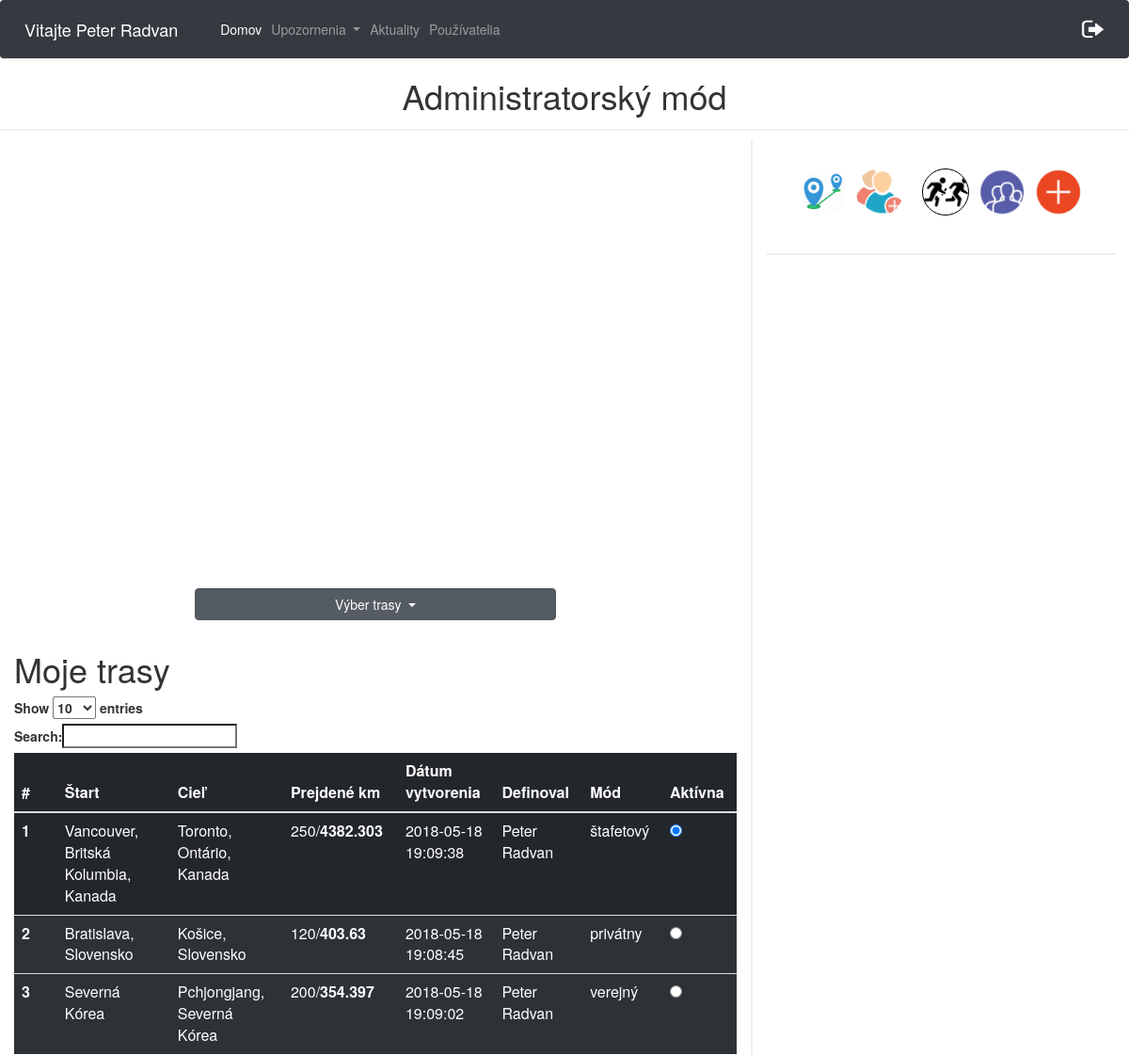
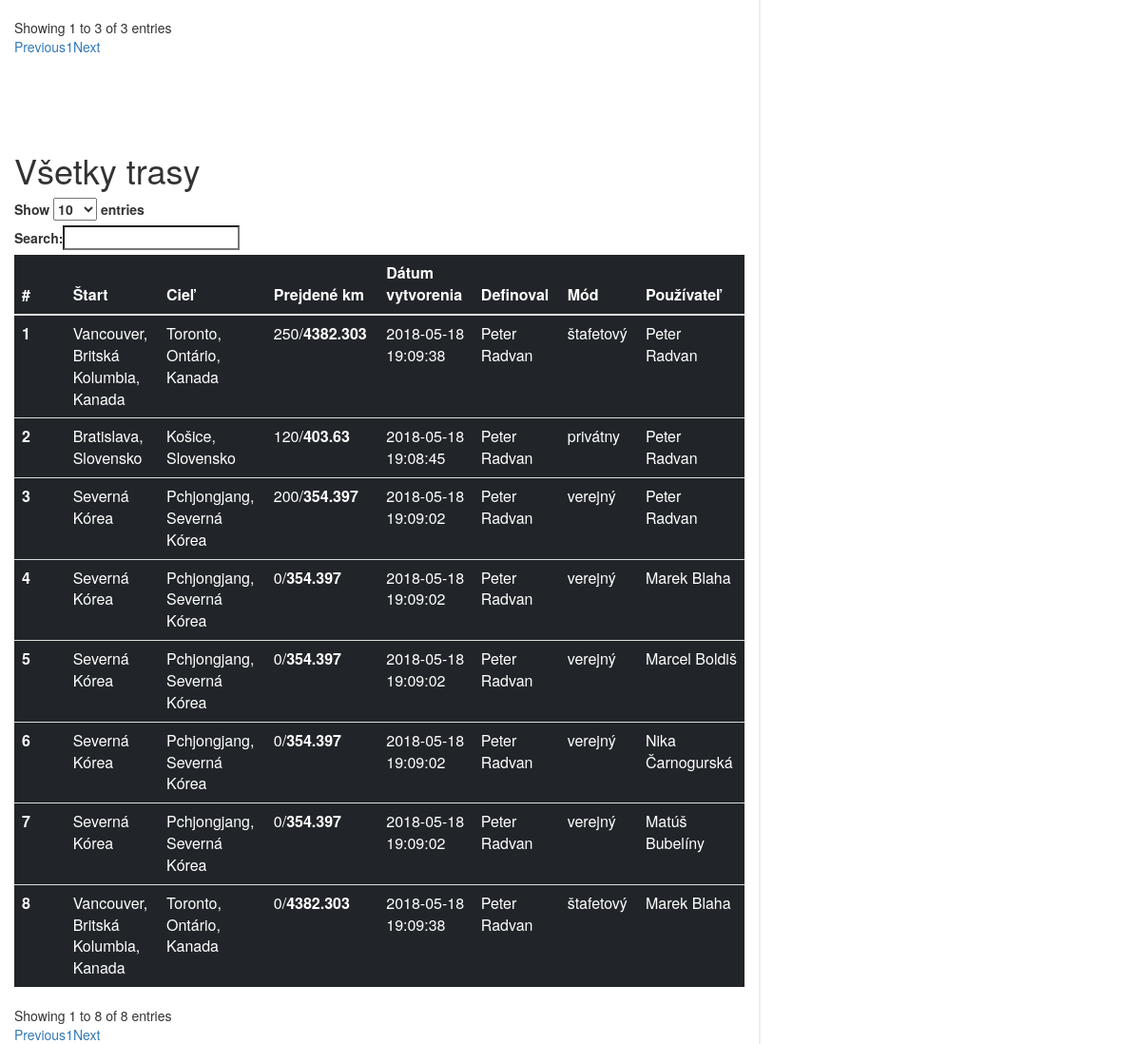
Screenshot of /cestyAdmin.php (signed in) with the database file from the repository (2 pictures, top to bottom).
### tables this page shows
CREATE TABLE `pouzivatelia` (
  `id` int(11) NOT NULL,
  `meno` varchar(20) NOT NULL,
  `priezvisko` varchar(20) NOT NULL,
  `email` varchar(40) NOT NULL,
  `heslo` varchar(60) NOT NULL,
  `stredna_skola` varchar(40) NOT NULL,
  `stredna_skola_adresa` varchar(60) NOT NULL,
  `ulica` varchar(40) NOT NULL,
  `psc` varchar(10) NOT NULL,
  `obec` varchar(40) NOT NULL,
  `rola` varchar(10) NOT NULL DEFAULT 'user',
  `odoberatel` tinyint(1) NOT NULL DEFAULT '0',
  `prve_prihlasenie` int(11) NOT NULL DEFAULT '0',
  `id_timu` int(11) DEFAULT NULL
);

CREATE TABLE `trasa_pouzivatel` (
  `id` int(11) NOT NULL,
  `id_pouzivatel` int(11) NOT NULL,
  `id_trasa` int(11) NOT NULL,
  `prejdene_km` int(11) NOT NULL,
  `aktivna_trasa` int(11) NOT NULL
);

CREATE TABLE `trasa` (
  `id` int(10) UNSIGNED NOT NULL,
  `start_nazov` varchar(50) NOT NULL,
  `start_lat` varchar(20) NOT NULL,
  `start_long` varchar(20) NOT NULL,
  `ciel_nazov` varchar(50) NOT NULL,
  `ciel_lat` varchar(20) NOT NULL,
  `ciel_long` varchar(20) NOT NULL,
  `celkove_km` double NOT NULL,
  `datum_vytvorenia` datetime NOT NULL,
  `mod_trasy` varchar(20) NOT NULL,
  `id_user` int(11) NOT NULL,
  `vytvoril` varchar(100) NOT NULL
);

### cestyAdmin.php (the view, shortened to what this page needs)
<html>
<head>
    <link rel="stylesheet" href="https://maxcdn.bootstrapcdn.com/bootstrap/4.0.0/css/bootstrap.min.css">
    <link rel="stylesheet" type="text/css" href="https://maxcdn.bootstrapcdn.com/bootstrap/3.3.7/css/bootstrap.min.css">
    <link rel="stylesheet" type="text/css" href="https://cdn.datatables.net/1.10.16/css/dataTables.bootstrap.min.css">
    <link rel="stylesheet" href="./css/cesty.css">
</head>
<body>
<nav class="navbar navbar-expand-lg  navbar-dark bg-dark">
        <span class="navbar-brand" >
            <?php
            $conn = new mysqli($servername, $username, $password, $dbname);
            $conn->set_charset("UTF8");
            $email= $_SESSION['email'];
            $query="SELECT meno, priezvisko from pouzivatelia WHERE email='$email'";
            $result = mysqli_query($conn,$query);
            while ($data = mysqli_fetch_array($result)){
                echo "Vitajte ".$data['meno']." ".$data['priezvisko'];
            }
            ?>
        </span>
    <div class="collapse navbar-collapse" id="navbarSupportedContent">
        <ul class="navbar-nav mr-auto">
            <li class="nav-item active">
                <a class="nav-link" href="cestyAdmin.php">Domov</a>
            </li>
            <li class="nav-item dropdown">
                <a class="nav-link dropdown-toggle" href="#" id="navbarDropdown" role="button" data-toggle="dropdown" aria-haspopup="true" aria-expanded="false">
                    Upozornenia
                </a>
            </li>
            <li class="nav-item">
                <a class="nav-link" href="aktuality.php">
                    Aktuality
                </a>
            </li>
            <li class="nav-item" id="registracia" style="display: none;">
                <a class="nav-link" href="registraciaPouzivatela.php">
                    Používatelia
                </a>
            </li>
        </ul>
        <ul class="nav navbar-nav navbar-right">
            <li><a href="aktuality.php?odhlasenie='1'"><img src="logOut.png" width="25px" height="20px"></a></li>
        </ul>
    </div>
</nav>
<h1 class="adminMode">Administratorský mód</h1>
<div class="row">
    <div class="col-8 leftCol">
        <div id="myMap" style="height: 400px; width: 70%"></div>
        <div class="dropdown show " id="trasyId">
            <a class="btn btn-secondary dropdown-toggle" href="#" role="button" id="dropdownMenuLink" data-toggle="dropdown" aria-haspopup="true" aria-expanded="false">
                Výber trasy
            </a>
            <?php
            $conn = new mysqli($servername, $username, $password, $dbname);
            $conn->set_charset("UTF8");
            $idU = $_SESSION['id'];
            $sql = "SELECT trasa.id as tid, pouzivatelia.id, trasa.start_nazov, trasa.ciel_nazov, trasa_pouzivatel.prejdene_km, trasa.celkove_km, trasa.datum_vytvorenia, trasa_pouzivatel.aktivna_trasa, trasa.mod_trasy, trasa.vytvoril
                    FROM trasa_pouzivatel
                    INNER JOIN trasa ON trasa.id = trasa_pouzivatel.id_trasa
                    INNER JOIN pouzivatelia on pouzivatelia.id = trasa_pouzivatel.id_pouzivatel
                    WHERE trasa_pouzivatel.id_pouzivatel = $idU ORDER BY aktivna_trasa DESC";
            ?>
        </div>
        <h1>Moje trasy</h1>
        <table class="table table-dark" id="privatneTrasy">
            <thead>
            <tr>
                <th scope="col">#</th>
                <th scope="col">Štart</th>
                <th scope="col">Cieľ</th>
                <th scope="col">Prejdené km</th>
                <th scope="col">Dátum vytvorenia</th>
                <th scope="col">Definoval</th>
                <th scope="col">Mód</th>
                <th scope="col">Aktívna</th>
            </tr>
            </thead>
            <tbody>
            <?php
            $i = 1;
            if ($result = $conn->query($sql)) {
                while ($row = $result->fetch_object()) {
                    echo "<tr>";
                    echo "<th scope='row'>$i <span class='spanId' >$row->id</span><span class='spanTid' >$row->tid</span></th>";
                    echo "<td>$row->start_nazov</td>";
                    echo "<td>$row->ciel_nazov</td>";
                    echo "<td>$row->prejdene_km/<b>$row->celkove_km</b></td>";
                    echo "<td>$row->datum_vytvorenia</td>";
                    echo "<td>$row->vytvoril</td>";
                    echo "<td>$row->mod_trasy</td>";
                    if($row->aktivna_trasa > 0){
                        echo "<td><input onclick='check($i)' class='radio' type='radio' checked> </td>";
                    }
                    else{
                        echo "<td><input onclick='check($i)' class='radio' type='radio' ></td>";
                    }
                    echo "</tr>";
                    $i++;
                }
            }
            ?>
            </tbody>
        </table>
        <h1 style="margin-top: 100px;">Všetky trasy</h1>
        <table class="table table-dark" id="vsetkyTrasy">
            <thead>
            <tr>
                <th scope="col">#</th>
                <th scope="col">Štart</th>
                <th scope="col">Cieľ</th>
                <th scope="col">Prejdené km</th>
                <th scope="col">Dátum vytvorenia</th>
                <th scope="col">Definoval</th>
                <th scope="col">Mód</th>
                <th scope="col">Používateľ</th>
            </tr>
            </thead>
            <tbody>
            <?php
            $sql = "SELECT trasa.id as tid, pouzivatelia.id, pouzivatelia.meno, pouzivatelia.priezvisko, trasa.start_nazov, trasa.ciel_nazov, trasa_pouzivatel.prejdene_km, trasa.celkove_km, trasa.datum_vytvorenia, trasa_pouzivatel.aktivna_trasa, trasa.mod_trasy, trasa.vytvoril
                    FROM trasa_pouzivatel
                    INNER JOIN trasa ON trasa.id = trasa_pouzivatel.id_trasa
                    INNER JOIN pouzivatelia on pouzivatelia.id = trasa_pouzivatel.id_pouzivatel
                    ORDER BY aktivna_trasa DESC";
            $i = 1;
            if ($result = $conn->query($sql)) {
                while ($row = $result->fetch_object()) {
                    echo "<tr>";
                    echo "<th scope='row'>$i <span class='spanId' >$row->id</span><span class='spanTid' >$row->tid</span></th>";
                    echo "<td>$row->start_nazov</td>";
                    echo "<td>$row->ciel_nazov</td>";
                    echo "<td>$row->prejdene_km/<b>$row->celkove_km</b></td>";
                    echo "<td>$row->datum_vytvorenia</td>";
                    echo "<td>$row->vytvoril</td>";
                    echo "<td>$row->mod_trasy</td>";
                    echo "<td>$row->meno $row->priezvisko</td>";
                    echo "</tr>";
                    $i++;
                }
            }
            ?>
            </tbody>
        </table>
    </div>
    <div class="col-4 rightCol">
        <img src="img/add.png"    id="privateBtn" class="addBtn" alt="add">
        <img src="img/public.png" id="publicBtn" class="addBtn" alt="add">
        <img src="img/relay.png"  id="relayBtn" class="addBtn" alt="add">
        <a href="stafetovyMod.php" > <img src="img/addpeople.png" id="addPeople" class="addBtn" alt="add"></a>
        <img src="img/distance.png" id="distanceBtn" class="addBtn" alt="add">
        <div class="progressDiv">
            <div id="probar1">
            </div>
        </div>
    </div>
</div>
</body>
</html>

### css/cesty.css (style rules this page uses)
.leftCol { border-right: 2px solid #eee !important; }
.row { box-sizing: border-box !important; margin:0; }
#myMap { margin: 5% auto; }
#dropdownMenuLink { width:100% !important; margin-bottom:3% !important; }
#trasyId { margin: 0 auto; width:50% !important; }
.addBtn { position: absolute; top:30px; right:50px; width: 50px; height:50px; transition: all 0.3s linear; border-radius: 50%; }
.addBtn:nth-child(2) { right:110px; }
.addBtn:nth-child(3) { right:170px; border-radius: 50%; border: 1px solid black; }
#distanceBtn { left:50px; }
.addBtn:nth-child(5) { left:50px; background: #fff; border-radius: 50%; }
#addPeople { left:110px; }
#privatneTrasy tr { background: rgba(50,56,62,0.7); }
#privatneTrasy tr:first-child { background: rgba(50,56,62,0.1); }
.adminMode { text-align: center; border-bottom:2px solid #eeeeee; padding-bottom: 15px; }
.progressDiv { border-top: 2px solid #eee; margin-top: 120px; }
#probar1 { margin: 20px; width: 200px; height: 200px; position: relative; }

### rows the page displays
pouzivatelia: meno "Peter", priezvisko "Radvan"
trasa_pouzivatel: id_trasa.start_nazov "Vancouver, Britská Kolumbia, Kanada", id_trasa.ciel_nazov "Toronto, Ontário, Kanada", prejdene_km "250", id_trasa.celkove_km "4382.303", id_trasa.datum_vytvorenia "2018-05-18 19:09:38", id_trasa.vytvoril "Peter Radvan", id_trasa.mod_trasy "štafetový", pouzivatelia.meno "Peter", pouzivatelia.priezvisko "Radvan"
trasa_pouzivatel: id_trasa.start_nazov "Bratislava, Slovensko", id_trasa.ciel_nazov "Košice, Slovensko", prejdene_km "120", id_trasa.celkove_km "403.63", id_trasa.datum_vytvorenia "2018-05-18 19:08:45", id_trasa.vytvoril "Peter Radvan", id_trasa.mod_trasy "privátny", pouzivatelia.meno "Peter", pouzivatelia.priezvisko "Radvan"
trasa_pouzivatel: id_trasa.start_nazov "Severná Kórea", id_trasa.ciel_nazov "Pchjongjang, Severná Kórea", prejdene_km "200", id_trasa.celkove_km "354.397", id_trasa.datum_vytvorenia "2018-05-18 19:09:02", id_trasa.vytvoril "Peter Radvan", id_trasa.mod_trasy "verejný", pouzivatelia.meno "Peter", pouzivatelia.priezvisko "Radvan"
trasa_pouzivatel: id_trasa.start_nazov "Severná Kórea", id_trasa.ciel_nazov "Pchjongjang, Severná Kórea", prejdene_km "0", id_trasa.celkove_km "354.397", id_trasa.datum_vytvorenia "2018-05-18 19:09:02", id_trasa.vytvoril "Peter Radvan", id_trasa.mod_trasy "verejný", pouzivatelia.meno "Marek", pouzivatelia.priezvisko "Blaha"
trasa_pouzivatel: id_trasa.start_nazov "Severná Kórea", id_trasa.ciel_nazov "Pchjongjang, Severná Kórea", prejdene_km "0", id_trasa.celkove_km "354.397", id_trasa.datum_vytvorenia "2018-05-18 19:09:02", id_trasa.vytvoril "Peter Radvan", id_trasa.mod_trasy "verejný", pouzivatelia.meno "Marcel", pouzivatelia.priezvisko "Boldiš"
trasa_pouzivatel: id_trasa.start_nazov "Severná Kórea", id_trasa.ciel_nazov "Pchjongjang, Severná Kórea", prejdene_km "0", id_trasa.celkove_km "354.397", id_trasa.datum_vytvorenia "2018-05-18 19:09:02", id_trasa.vytvoril "Peter Radvan", id_trasa.mod_trasy "verejný", pouzivatelia.meno "Nika", pouzivatelia.priezvisko "Čarnogurská"
trasa_pouzivatel: id_trasa.start_nazov "Severná Kórea", id_trasa.ciel_nazov "Pchjongjang, Severná Kórea", prejdene_km "0", id_trasa.celkove_km "354.397", id_trasa.datum_vytvorenia "2018-05-18 19:09:02", id_trasa.vytvoril "Peter Radvan", id_trasa.mod_trasy "verejný", pouzivatelia.meno "Matúš", pouzivatelia.priezvisko "Bubelíny"
trasa_pouzivatel: id_trasa.start_nazov "Vancouver, Britská Kolumbia, Kanada", id_trasa.ciel_nazov "Toronto, Ontário, Kanada", prejdene_km "0", id_trasa.celkove_km "4382.303", id_trasa.datum_vytvorenia "2018-05-18 19:09:38", id_trasa.vytvoril "Peter Radvan", id_trasa.mod_trasy "štafetový", pouzivatelia.meno "Marek", pouzivatelia.priezvisko "Blaha"
